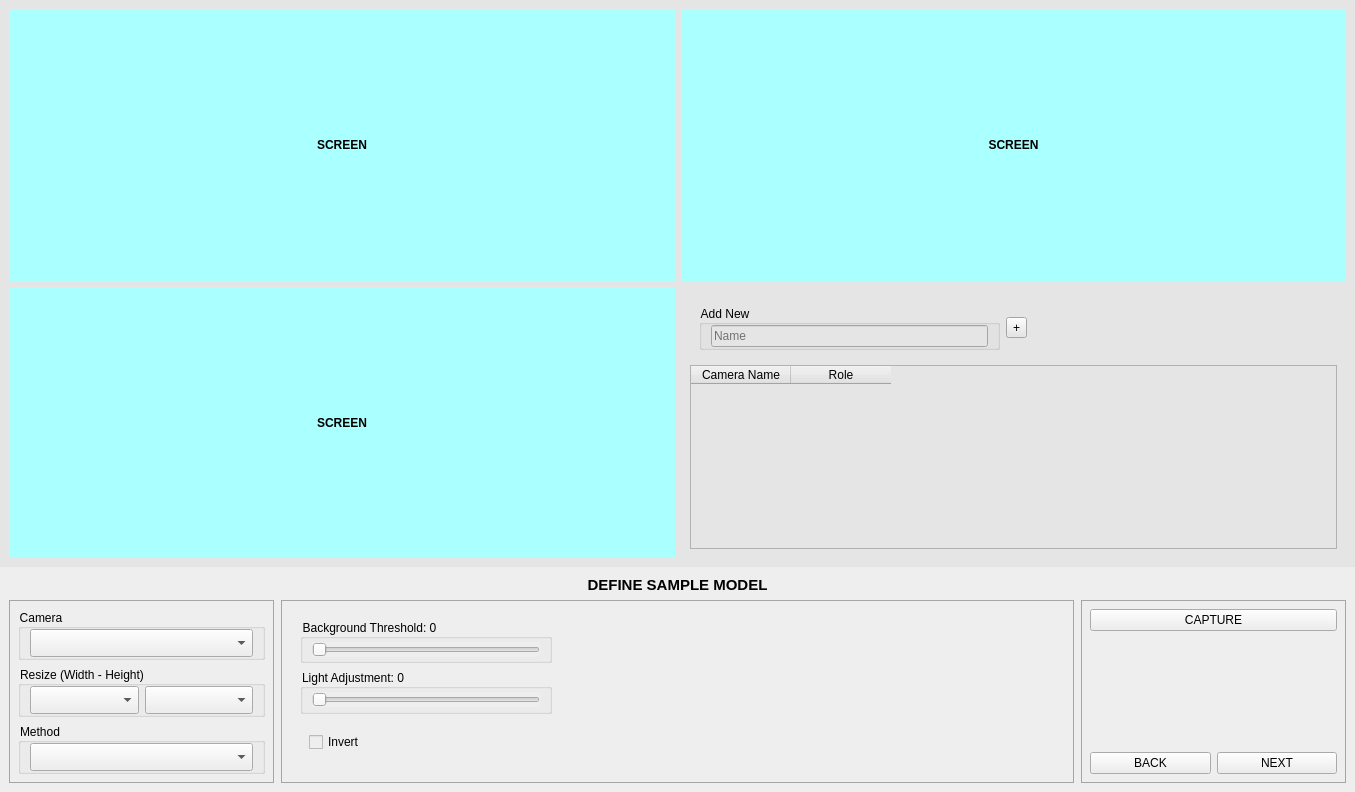
<?xml version="1.0" encoding="UTF-8"?>
<ui version="4.0">
 <class>DetectionConfigScreen</class>
 <widget class="QWidget" name="DetectionConfigScreen">
  <property name="geometry">
   <rect>
    <x>0</x>
    <y>0</y>
    <width>1355</width>
    <height>792</height>
   </rect>
  </property>
  <property name="windowTitle">
   <string>Detection Config Screen</string>
  </property>
  <property name="autoFillBackground">
   <bool>false</bool>
  </property>
  <property name="styleSheet">
   <string notr="true">background:#E5E5E5</string>
  </property>
  <layout class="QVBoxLayout" name="verticalLayout" stretch="8,2">
   <property name="spacing">
    <number>0</number>
   </property>
   <property name="leftMargin">
    <number>0</number>
   </property>
   <property name="topMargin">
    <number>0</number>
   </property>
   <property name="rightMargin">
    <number>0</number>
   </property>
   <property name="bottomMargin">
    <number>0</number>
   </property>
   <item>
    <widget class="QWidget" name="containerScreen" native="true">
     <property name="autoFillBackground">
      <bool>false</bool>
     </property>
     <layout class="QGridLayout" name="gridLayout" rowstretch="1,1" columnstretch="1,1">
      <item row="0" column="1">
       <widget class="QLabel" name="screen2">
        <property name="styleSheet">
         <string notr="true">background-color: #AFF;font-weight:bold;</string>
        </property>
        <property name="text">
         <string>SCREEN</string>
        </property>
        <property name="alignment">
         <set>Qt::AlignCenter</set>
        </property>
       </widget>
      </item>
      <item row="0" column="0">
       <widget class="QLabel" name="screen1">
        <property name="sizePolicy">
         <sizepolicy hsizetype="Preferred" vsizetype="Preferred">
          <horstretch>0</horstretch>
          <verstretch>0</verstretch>
         </sizepolicy>
        </property>
        <property name="styleSheet">
         <string notr="true">background-color: #AFF;font-weight:bold;</string>
        </property>
        <property name="text">
         <string>SCREEN</string>
        </property>
        <property name="alignment">
         <set>Qt::AlignCenter</set>
        </property>
       </widget>
      </item>
      <item row="1" column="0">
       <widget class="QLabel" name="screen3">
        <property name="styleSheet">
         <string notr="true">background-color: #AFF;font-weight:bold;</string>
        </property>
        <property name="text">
         <string>SCREEN</string>
        </property>
        <property name="alignment">
         <set>Qt::AlignCenter</set>
        </property>
       </widget>
      </item>
      <item row="1" column="1">
       <widget class="QWidget" name="screen4" native="true">
        <layout class="QGridLayout" name="gridLayout_7">
         <item row="0" column="1">
          <widget class="QWidget" name="widget_2" native="true">
           <layout class="QHBoxLayout" name="horizontalLayout_2" stretch="2,1,2">
            <item>
             <widget class="QGroupBox" name="groupCbbTemplate">
              <property name="title">
               <string>Add New</string>
              </property>
              <layout class="QVBoxLayout" name="verticalLayout_3">
               <property name="topMargin">
                <number>0</number>
               </property>
               <property name="bottomMargin">
                <number>0</number>
               </property>
               <item>
                <widget class="QLineEdit" name="txtNewCamera">
                 <property name="placeholderText">
                  <string>Name</string>
                 </property>
                 <property name="clearButtonEnabled">
                  <bool>true</bool>
                 </property>
                </widget>
               </item>
              </layout>
             </widget>
            </item>
            <item>
             <widget class="QToolButton" name="btnAdd">
              <property name="text">
               <string>+</string>
              </property>
             </widget>
            </item>
            <item>
             <spacer name="horizontalSpacer_4">
              <property name="orientation">
               <enum>Qt::Horizontal</enum>
              </property>
              <property name="sizeHint" stdset="0">
               <size>
                <width>40</width>
                <height>20</height>
               </size>
              </property>
             </spacer>
            </item>
           </layout>
          </widget>
         </item>
         <item row="1" column="1">
          <widget class="QTableWidget" name="tblCameraConfig">
           <property name="selectionMode">
            <enum>QAbstractItemView::SingleSelection</enum>
           </property>
           <property name="selectionBehavior">
            <enum>QAbstractItemView::SelectRows</enum>
           </property>
           <property name="rowCount">
            <number>0</number>
           </property>
           <property name="columnCount">
            <number>2</number>
           </property>
           <column>
            <property name="text">
             <string>Camera Name</string>
            </property>
           </column>
           <column>
            <property name="text">
             <string>Role</string>
            </property>
           </column>
          </widget>
         </item>
        </layout>
       </widget>
      </item>
     </layout>
    </widget>
   </item>
   <item>
    <widget class="QWidget" name="containerConfig" native="true">
     <property name="autoFillBackground">
      <bool>false</bool>
     </property>
     <property name="styleSheet">
      <string notr="true">background-color: #EEEEEE</string>
     </property>
     <layout class="QVBoxLayout" name="verticalLayout_2" stretch="1,9">
      <item>
       <widget class="QLabel" name="lblTitle">
        <property name="font">
         <font>
          <pointsize>11</pointsize>
          <weight>75</weight>
          <bold>true</bold>
         </font>
        </property>
        <property name="styleSheet">
         <string notr="true">text-align:center;
font-weight:bold;</string>
        </property>
        <property name="text">
         <string>DEFINE SAMPLE MODEL</string>
        </property>
        <property name="alignment">
         <set>Qt::AlignCenter</set>
        </property>
       </widget>
      </item>
      <item>
       <widget class="QWidget" name="containerParam" native="true">
        <layout class="QHBoxLayout" name="horizontalLayout" stretch="2,6,2">
         <property name="spacing">
          <number>7</number>
         </property>
         <property name="sizeConstraint">
          <enum>QLayout::SetDefaultConstraint</enum>
         </property>
         <property name="leftMargin">
          <number>0</number>
         </property>
         <property name="topMargin">
          <number>0</number>
         </property>
         <property name="rightMargin">
          <number>0</number>
         </property>
         <property name="bottomMargin">
          <number>0</number>
         </property>
         <item>
          <widget class="QWidget" name="containerLeft" native="true">
           <property name="styleSheet">
            <string notr="true">#containerLeft {
	border: 1px solid #A5A5A5
}</string>
           </property>
           <layout class="QVBoxLayout" name="verticalLayout_10">
            <item>
             <widget class="QGroupBox" name="groubCbbCamera">
              <property name="title">
               <string>Camera</string>
              </property>
              <layout class="QVBoxLayout" name="verticalLayout_7">
               <property name="topMargin">
                <number>0</number>
               </property>
               <property name="bottomMargin">
                <number>0</number>
               </property>
               <item>
                <widget class="QComboBox" name="cbbCamera">
                 <property name="autoFillBackground">
                  <bool>false</bool>
                 </property>
                 <property name="styleSheet">
                  <string notr="true">height:22px</string>
                 </property>
                 <property name="placeholderText">
                  <string>Select Camera</string>
                 </property>
                 <property name="frame">
                  <bool>true</bool>
                 </property>
                 <item>
                  <property name="text">
                   <string>Item 1</string>
                  </property>
                 </item>
                 <item>
                  <property name="text">
                   <string>Item 2</string>
                  </property>
                 </item>
                </widget>
               </item>
              </layout>
             </widget>
            </item>
            <item>
             <widget class="QGroupBox" name="groupCbbResize">
              <property name="title">
               <string>Resize (Width - Height)</string>
              </property>
              <layout class="QHBoxLayout" name="horizontalLayout_4">
               <property name="topMargin">
                <number>0</number>
               </property>
               <property name="bottomMargin">
                <number>0</number>
               </property>
               <item>
                <widget class="QComboBox" name="cbbWidth">
                 <property name="autoFillBackground">
                  <bool>false</bool>
                 </property>
                 <property name="styleSheet">
                  <string notr="true">height:22px</string>
                 </property>
                 <property name="placeholderText">
                  <string>Width</string>
                 </property>
                 <property name="frame">
                  <bool>true</bool>
                 </property>
                 <item>
                  <property name="text">
                   <string>Item 1</string>
                  </property>
                 </item>
                 <item>
                  <property name="text">
                   <string>Item 2</string>
                  </property>
                 </item>
                </widget>
               </item>
               <item>
                <widget class="QComboBox" name="cbbHeight">
                 <property name="styleSheet">
                  <string notr="true">height:22px</string>
                 </property>
                 <property name="currentText">
                  <string>Height</string>
                 </property>
                 <property name="currentIndex">
                  <number>-1</number>
                 </property>
                 <property name="placeholderText">
                  <string>Height</string>
                 </property>
                </widget>
               </item>
              </layout>
             </widget>
            </item>
            <item>
             <widget class="QGroupBox" name="groupCbbMethod">
              <property name="title">
               <string>Method</string>
              </property>
              <layout class="QVBoxLayout" name="verticalLayout_9">
               <property name="topMargin">
                <number>0</number>
               </property>
               <property name="bottomMargin">
                <number>0</number>
               </property>
               <item>
                <widget class="QComboBox" name="cbbMethod">
                 <property name="autoFillBackground">
                  <bool>false</bool>
                 </property>
                 <property name="styleSheet">
                  <string notr="true">height:22px</string>
                 </property>
                 <property name="placeholderText">
                  <string>Select Method</string>
                 </property>
                 <property name="frame">
                  <bool>true</bool>
                 </property>
                 <item>
                  <property name="text">
                   <string>Item 1</string>
                  </property>
                 </item>
                 <item>
                  <property name="text">
                   <string>Item 2</string>
                  </property>
                 </item>
                </widget>
               </item>
              </layout>
             </widget>
            </item>
           </layout>
          </widget>
         </item>
         <item>
          <widget class="QStackedWidget" name="stackContainerMid">
           <property name="styleSheet">
            <string notr="true">#stackContainerMid {
	border: 1px solid #A5A5A5
}</string>
           </property>
           <property name="currentIndex">
            <number>1</number>
           </property>
           <widget class="QWidget" name="containerMidEdge">
            <layout class="QGridLayout" name="gridLayout_2">
             <item row="5" column="4">
              <widget class="QGroupBox" name="grbboxSldContrast">
               <property name="title">
                <string>Contrast: -200</string>
               </property>
               <layout class="QVBoxLayout" name="verticalLayout_12">
                <property name="topMargin">
                 <number>0</number>
                </property>
                <property name="bottomMargin">
                 <number>0</number>
                </property>
                <item>
                 <widget class="QSlider" name="sldContrast">
                  <property name="minimum">
                   <number>-40</number>
                  </property>
                  <property name="maximum">
                   <number>40</number>
                  </property>
                  <property name="singleStep">
                   <number>1</number>
                  </property>
                  <property name="pageStep">
                   <number>5</number>
                  </property>
                  <property name="value">
                   <number>-40</number>
                  </property>
                  <property name="orientation">
                   <enum>Qt::Horizontal</enum>
                  </property>
                 </widget>
                </item>
               </layout>
              </widget>
             </item>
             <item row="6" column="7">
              <widget class="QGroupBox" name="grbboxSldErode">
               <property name="title">
                <string>Erode: 0</string>
               </property>
               <layout class="QVBoxLayout" name="verticalLayout_14">
                <property name="topMargin">
                 <number>0</number>
                </property>
                <property name="bottomMargin">
                 <number>0</number>
                </property>
                <item>
                 <widget class="QSlider" name="sldErode">
                  <property name="maximum">
                   <number>10</number>
                  </property>
                  <property name="pageStep">
                   <number>2</number>
                  </property>
                  <property name="orientation">
                   <enum>Qt::Horizontal</enum>
                  </property>
                 </widget>
                </item>
               </layout>
              </widget>
             </item>
             <item row="5" column="7">
              <widget class="QGroupBox" name="grbboxSldDilate">
               <property name="title">
                <string>Dilate: 0</string>
               </property>
               <layout class="QVBoxLayout" name="verticalLayout_18">
                <property name="topMargin">
                 <number>0</number>
                </property>
                <property name="bottomMargin">
                 <number>0</number>
                </property>
                <item>
                 <widget class="QSlider" name="sldDilate">
                  <property name="maximum">
                   <number>10</number>
                  </property>
                  <property name="pageStep">
                   <number>2</number>
                  </property>
                  <property name="orientation">
                   <enum>Qt::Horizontal</enum>
                  </property>
                 </widget>
                </item>
               </layout>
              </widget>
             </item>
             <item row="0" column="7">
              <widget class="QGroupBox" name="grpboxSldBlur">
               <property name="title">
                <string>Blur: 0</string>
               </property>
               <layout class="QVBoxLayout" name="verticalLayout_19">
                <property name="topMargin">
                 <number>0</number>
                </property>
                <property name="bottomMargin">
                 <number>0</number>
                </property>
                <item>
                 <widget class="QSlider" name="sldBlur">
                  <property name="maximum">
                   <number>10</number>
                  </property>
                  <property name="pageStep">
                   <number>2</number>
                  </property>
                  <property name="orientation">
                   <enum>Qt::Horizontal</enum>
                  </property>
                 </widget>
                </item>
               </layout>
              </widget>
             </item>
             <item row="0" column="4">
              <widget class="QGroupBox" name="grpboxSldBrightness">
               <property name="title">
                <string>Brightness: 0</string>
               </property>
               <layout class="QVBoxLayout" name="verticalLayout_20">
                <property name="topMargin">
                 <number>0</number>
                </property>
                <property name="bottomMargin">
                 <number>0</number>
                </property>
                <item>
                 <widget class="QSlider" name="sldBrightness">
                  <property name="maximum">
                   <number>30</number>
                  </property>
                  <property name="singleStep">
                   <number>1</number>
                  </property>
                  <property name="orientation">
                   <enum>Qt::Horizontal</enum>
                  </property>
                 </widget>
                </item>
               </layout>
              </widget>
             </item>
             <item row="0" column="6">
              <widget class="QGroupBox" name="grbboxSldThreshold">
               <property name="title">
                <string>Threshold 1: 0</string>
               </property>
               <layout class="QVBoxLayout" name="verticalLayout_13">
                <property name="topMargin">
                 <number>0</number>
                </property>
                <property name="bottomMargin">
                 <number>0</number>
                </property>
                <item>
                 <widget class="QSlider" name="sldThreshold1">
                  <property name="maximum">
                   <number>51</number>
                  </property>
                  <property name="singleStep">
                   <number>1</number>
                  </property>
                  <property name="pageStep">
                   <number>5</number>
                  </property>
                  <property name="orientation">
                   <enum>Qt::Horizontal</enum>
                  </property>
                 </widget>
                </item>
               </layout>
              </widget>
             </item>
             <item row="5" column="6">
              <widget class="QGroupBox" name="grbboxSldThreshold2">
               <property name="title">
                <string>Threshold 2: 0</string>
               </property>
               <layout class="QVBoxLayout" name="verticalLayout_15">
                <property name="topMargin">
                 <number>0</number>
                </property>
                <property name="bottomMargin">
                 <number>0</number>
                </property>
                <item>
                 <widget class="QSlider" name="sldThreshold2">
                  <property name="maximum">
                   <number>51</number>
                  </property>
                  <property name="singleStep">
                   <number>1</number>
                  </property>
                  <property name="pageStep">
                   <number>5</number>
                  </property>
                  <property name="orientation">
                   <enum>Qt::Horizontal</enum>
                  </property>
                 </widget>
                </item>
               </layout>
              </widget>
             </item>
            </layout>
           </widget>
           <widget class="QWidget" name="containerMidThresh">
            <layout class="QGridLayout" name="gridLayout_3">
             <item row="0" column="0">
              <widget class="QWidget" name="subContainer" native="true">
               <property name="styleSheet">
                <string notr="true"/>
               </property>
               <layout class="QGridLayout" name="gridLayout_4" columnstretch="1,2">
                <item row="1" column="0">
                 <widget class="QGroupBox" name="grpboxLightAdj">
                  <property name="title">
                   <string>Light Adjustment: 0</string>
                  </property>
                  <layout class="QVBoxLayout" name="verticalLayout_23">
                   <property name="topMargin">
                    <number>0</number>
                   </property>
                   <property name="bottomMargin">
                    <number>0</number>
                   </property>
                   <item>
                    <widget class="QSlider" name="sldLightAdj">
                     <property name="maximum">
                      <number>255</number>
                     </property>
                     <property name="pageStep">
                      <number>5</number>
                     </property>
                     <property name="orientation">
                      <enum>Qt::Horizontal</enum>
                     </property>
                    </widget>
                   </item>
                  </layout>
                 </widget>
                </item>
                <item row="0" column="0">
                 <widget class="QGroupBox" name="grpboxBkgThreshold">
                  <property name="sizePolicy">
                   <sizepolicy hsizetype="Preferred" vsizetype="Preferred">
                    <horstretch>0</horstretch>
                    <verstretch>0</verstretch>
                   </sizepolicy>
                  </property>
                  <property name="title">
                   <string>Background Threshold: 0</string>
                  </property>
                  <layout class="QVBoxLayout" name="verticalLayout_11">
                   <property name="topMargin">
                    <number>0</number>
                   </property>
                   <property name="bottomMargin">
                    <number>0</number>
                   </property>
                   <item>
                    <widget class="QSlider" name="sldBkgThresh">
                     <property name="maximum">
                      <number>255</number>
                     </property>
                     <property name="pageStep">
                      <number>5</number>
                     </property>
                     <property name="orientation">
                      <enum>Qt::Horizontal</enum>
                     </property>
                    </widget>
                   </item>
                  </layout>
                 </widget>
                </item>
                <item row="0" column="1" rowspan="2">
                 <spacer name="horizontalSpacer_2">
                  <property name="orientation">
                   <enum>Qt::Horizontal</enum>
                  </property>
                  <property name="sizeHint" stdset="0">
                   <size>
                    <width>40</width>
                    <height>20</height>
                   </size>
                  </property>
                 </spacer>
                </item>
                <item row="2" column="0">
                 <widget class="QWidget" name="grpChkInvertThresh" native="true">
                  <layout class="QVBoxLayout" name="verticalLayout_3">
                   <item>
                    <widget class="QCheckBox" name="chkInvertThresh">
                     <property name="text">
                      <string>Invert</string>
                     </property>
                    </widget>
                   </item>
                  </layout>
                 </widget>
                </item>
               </layout>
              </widget>
             </item>
            </layout>
           </widget>
           <widget class="QWidget" name="containerMidRange">
            <layout class="QGridLayout" name="gridLayout_6">
             <item row="0" column="1">
              <spacer name="horizontalSpacer_3">
               <property name="orientation">
                <enum>Qt::Horizontal</enum>
               </property>
               <property name="sizeHint" stdset="0">
                <size>
                 <width>40</width>
                 <height>20</height>
                </size>
               </property>
              </spacer>
             </item>
             <item row="0" column="0">
              <widget class="QWidget" name="subContainerRange" native="true">
               <property name="styleSheet">
                <string notr="true"/>
               </property>
               <layout class="QGridLayout" name="gridLayout_5" columnstretch="3">
                <item row="0" column="0">
                 <widget class="QGroupBox" name="groupColorPickerTemplate">
                  <property name="title">
                   <string>Color Range</string>
                  </property>
                  <layout class="QHBoxLayout" name="horizontalLayout_5" stretch="4,2,4">
                   <property name="topMargin">
                    <number>0</number>
                   </property>
                   <property name="bottomMargin">
                    <number>0</number>
                   </property>
                   <item>
                    <widget class="QPushButton" name="btnColorFrom">
                     <property name="styleSheet">
                      <string notr="true">background-color:#F33</string>
                     </property>
                     <property name="text">
                      <string/>
                     </property>
                    </widget>
                   </item>
                   <item>
                    <widget class="QLabel" name="lblConnectTemplate_2">
                     <property name="text">
                      <string>---</string>
                     </property>
                     <property name="alignment">
                      <set>Qt::AlignCenter</set>
                     </property>
                    </widget>
                   </item>
                   <item>
                    <widget class="QPushButton" name="btnColorTo">
                     <property name="styleSheet">
                      <string notr="true">background-color:#3F3</string>
                     </property>
                     <property name="text">
                      <string/>
                     </property>
                    </widget>
                   </item>
                  </layout>
                 </widget>
                </item>
                <item row="1" column="0">
                 <widget class="QGroupBox" name="grpboxLightAdjRange">
                  <property name="title">
                   <string>Light Adjustment: 0</string>
                  </property>
                  <layout class="QVBoxLayout" name="verticalLayout_24">
                   <property name="topMargin">
                    <number>0</number>
                   </property>
                   <property name="bottomMargin">
                    <number>0</number>
                   </property>
                   <item>
                    <widget class="QSlider" name="sldLightAdjRange">
                     <property name="maximum">
                      <number>255</number>
                     </property>
                     <property name="pageStep">
                      <number>5</number>
                     </property>
                     <property name="orientation">
                      <enum>Qt::Horizontal</enum>
                     </property>
                    </widget>
                   </item>
                  </layout>
                 </widget>
                </item>
                <item row="2" column="0">
                 <widget class="QWidget" name="grpChkInvertRange" native="true">
                  <layout class="QVBoxLayout" name="verticalLayout_4">
                   <item>
                    <widget class="QCheckBox" name="chkInvertRange">
                     <property name="text">
                      <string>Invert</string>
                     </property>
                    </widget>
                   </item>
                  </layout>
                 </widget>
                </item>
               </layout>
              </widget>
             </item>
             <item row="0" column="2">
              <spacer name="horizontalSpacer">
               <property name="orientation">
                <enum>Qt::Horizontal</enum>
               </property>
               <property name="sizeHint" stdset="0">
                <size>
                 <width>60</width>
                 <height>20</height>
                </size>
               </property>
              </spacer>
             </item>
            </layout>
           </widget>
          </widget>
         </item>
         <item>
          <widget class="QWidget" name="containerRight" native="true">
           <property name="styleSheet">
            <string notr="true">#containerRight {
	border: 1px solid #A5A5A5
}</string>
           </property>
           <layout class="QVBoxLayout" name="verticalLayout_16">
            <item alignment="Qt::AlignTop">
             <widget class="QWidget" name="containerVerticalBtn" native="true">
              <layout class="QVBoxLayout" name="verticalLayout_17">
               <property name="leftMargin">
                <number>0</number>
               </property>
               <property name="topMargin">
                <number>0</number>
               </property>
               <property name="rightMargin">
                <number>0</number>
               </property>
               <property name="bottomMargin">
                <number>0</number>
               </property>
               <item alignment="Qt::AlignTop">
                <widget class="QPushButton" name="btnCapture">
                 <property name="text">
                  <string>CAPTURE</string>
                 </property>
                </widget>
               </item>
              </layout>
             </widget>
            </item>
            <item alignment="Qt::AlignBottom">
             <widget class="QWidget" name="containerNavBtn" native="true">
              <layout class="QHBoxLayout" name="horizontalLayout_3">
               <property name="leftMargin">
                <number>0</number>
               </property>
               <property name="topMargin">
                <number>0</number>
               </property>
               <property name="rightMargin">
                <number>0</number>
               </property>
               <property name="bottomMargin">
                <number>0</number>
               </property>
               <item>
                <widget class="QPushButton" name="btnBack">
                 <property name="text">
                  <string>BACK</string>
                 </property>
                </widget>
               </item>
               <item>
                <widget class="QPushButton" name="btnNext">
                 <property name="text">
                  <string>NEXT</string>
                 </property>
                </widget>
               </item>
              </layout>
             </widget>
            </item>
           </layout>
          </widget>
         </item>
        </layout>
       </widget>
      </item>
     </layout>
    </widget>
   </item>
  </layout>
 </widget>
 <resources/>
 <connections/>
</ui>
